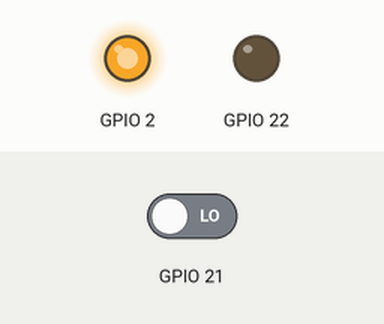
Recording of a sketch running on a simulated ESP32. Parts: output pins drawn as LEDs (lit = HIGH). Inputs (shaded band) come from the test bench; at power-on: GPIO 21 LOW. WiFi joins after 1.5 s; servers stay silent unless stated; what the sketch prints to the serial monitor is not drawn.

Above: at 3.8 s.
3.9 s: GPIO 21 driven HIGH
At 4.45 s:
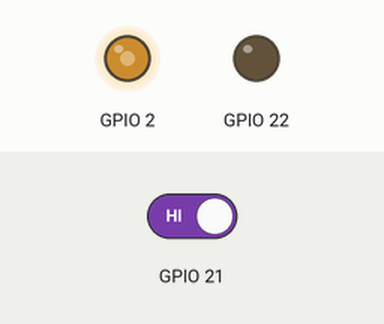
At 16.39 s:
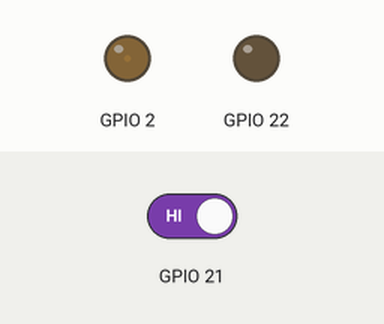
Timing chart, 0 to 67.4 s (numbered marks = the images above; inputs shaded):
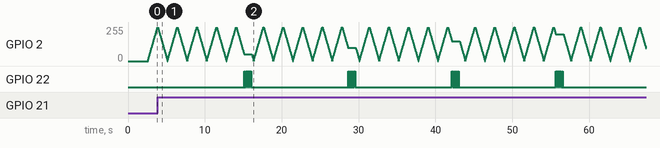

Measured:
- after the input at 3.9 s, GPIO 22: goes 4 × (HIGH 0.10 s, LOW 0.10 s), HIGH 0.10 s, LOW 12.6 s, 4 × (HIGH 0.10 s, LOW 0.10 s), HIGH 0.10 s, then LOW, starting after 11.2 s

The sketch:

esp32_wifi.ino
```cpp
//----------------------------------------------------------
//wifi setup and library, network name and pass
#include <WiFi.h>
const char * hostDomain = "example.com";
const int hostPort = 80;

byte mac[] = { 0xDE, 0xAD, 0xBE, 0xEF, 0xFE, 0xED };   //mac address
byte ip[] = { 192, 168, 0, 13 };                      // Lan IP
byte gateway[] = { 192, 168, 0, 1 };                   // gateway IP

const char* ssid = "hsG7";
const char* password = "g7netw0rk";
//----------------------------------------------------------
WiFiServer server(80);
  int x = 5;
  int y = 5;
  int j = 0;
  int beep = 0;
  int button = 0;
void setup() {
  // put your setup code here, to run once:
Serial.begin(115200);
delay(1000);
//----------------------------------------------------------
//wifi scan for network and connect to
 WiFi.begin(ssid, password);

  while (WiFi.status() != WL_CONNECTED) {
    delay(500);
    Serial.println("Connecting to WiFi..");

  }

  Serial.print("Connected to the WiFi network: ");
  Serial.println(WiFi.SSID());
  Serial.print("IP address: ");
  Serial.println(WiFi.localIP());
  server.begin();
//----------------------------------------------------------
pinMode(21, INPUT);
pinMode(22, OUTPUT);
delay(100);
   ledcAttachPin(2, 1); // assign RGB led pins to channels
 ledcSetup(1, 12000, 8); // 12 kHz PWM, 8-bit resolution
}

void loop() {

  // put your main code here, to run repeatedly:
button  = digitalRead(21);
if(button && (beep == 500)){
  for(j=0;j<5;j=j+1){
  digitalWrite(22, HIGH);
  delay(100);
  digitalWrite(22, LOW);
  delay(100);
}
  beep = 0;
}
if(beep<500){beep = beep + 1;}

ledcWrite(1, x);
if(x == 255 || x ==0){
 y=-y;
}
x=x+y;
delay(25);
}
```
